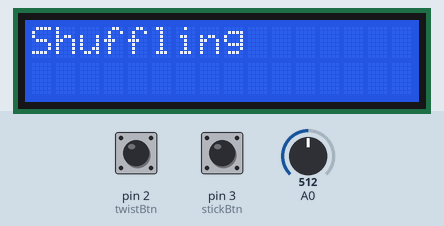
A sketch run on a simulated Arduino Uno, built with avr-gcc and run on an emulated ATmega328P. Shown: 16×2 character LCD. Inputs (shaded band) come from the test bench; at power-on: pin 2 (twistBtn) HIGH, pin 3 (stickBtn) HIGH, A0 = 512. Random numbers use the default seed unless the sketch sets one; what the sketch prints to the serial monitor is not drawn.

Above: at 10.7 s.
10.8 s: pin 2 (twistBtn) pulled LOW for 1 s
At 12.4 s:
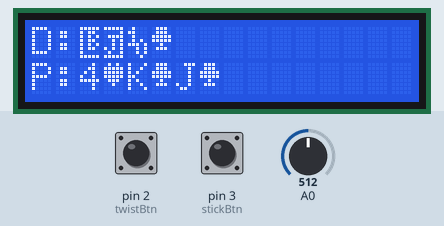
14.8 s: pin 2 (twistBtn) pulled LOW for 3.2 s
At 18.7 s:
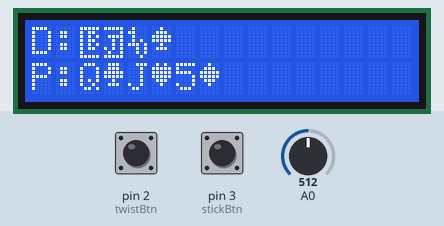
21.0 s: pin 2 (twistBtn) pulled LOW for 3.2 s
At 24.9 s:
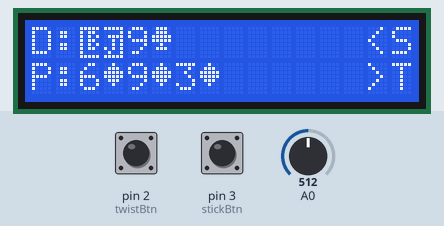
25.9 s: pin 3 (stickBtn) pulled LOW for 0.15 s
At 27.3 s:
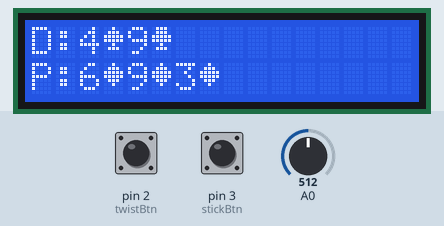
38.0 s: pin 3 (stickBtn) pulled LOW for 3.2 s
At 40.5 s:
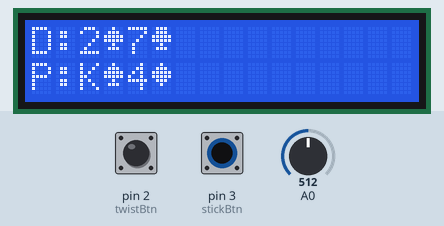
Timing chart, 0 to 42.0 s (numbered marks = the images above; inputs shaded):
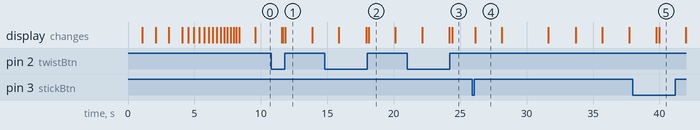

The sketch:

blackjack.ino
```cpp
/*

ARDUINO BLACKJACK
TASK REQUIREMENTS:

- On the player's turn, the player can keep his hand as it is (stand) or take more cards from the deck (hit), one at a time, until either the player judges that the hand is strong enough to go up against the dealer's hand and stands, or until it goes over 21, in which case the player immediately loses (busts).
- On the dealer's turn, the dealer takes more cards or stands depending on the value of the hand. Contrary to the player, though, the dealer's action is completely dictated by the rules. The dealer must take more cards if the value of the hand is lower than 17, otherwise the dealer will stand.

- Card values:
  Cards 2-10 are valued at the face value of the card.
  Face cards such as the King, Queen, and Jack are valued at 10 each.
  The Ace card, however, is a special card and which be valued either at 11 or 1.

- You need Arduino, LCD-display and some switches or push buttons to implement this game.
- You should see on the display yours and dealers hand, and Arduino should announce the winner.

Credit to LinhartR from the Arduino forums for the code this was based on (and modified for my needs): https://forum.arduino.cc/index.php?topic=182265.0

 */

#include <Arduino.h>
#include <LiquidCrystal.h>

LiquidCrystal lcd(7, 8, 9, 10, 11 , 12);
const byte lcdRowMax = 2;
const byte lcdColMax = 16;
const int twistBtn = 2;
const int stickBtn = 3;

// Create suit symbols character maps.
byte heart[8] = {
    B01010,
    B11111,
    B11111,
    B11111,
    B01110,
    B00100,
    B00000,
    B00000,
};
byte diamond[8] = {
    B00100,
    B01110,
    B11111,
    B11111,
    B01110,
    B00100,
    B00000,
    B00000,
};
byte spade[8] = {
    B00100,
    B01110,
    B11111,
    B11111,
    B00100,
    B01110,
    B00000,
    B00000,
};
byte club[8] = {
    B01110,
    B01110,
    B11111,
    B11111,
    B00100,
    B01110,
    B00000,
    B00000,
};
byte back1[8] = {
    B11111,
    B10110,
    B10101,
    B10110,
    B10101,
    B10110,
    B10000,
    B11111,
};
byte back2[8] = {
    B11111,
    B00001,
    B01111,
    B00101,
    B00101,
    B10101,
    B01001,
    B11111,
};
byte ten[8] = {
    B01000,
    B11000,
    B01000,
    B01010,
    B11101,
    B00101,
    B00101,
    B00010,
};

// Init Deck.
const byte cardIndexMax = 52;
const byte rankIndex = 0;
const byte suitIndex = 1;
byte deck[cardIndexMax][2];
byte cardIndex;

// Init Hand.
const byte handIndexMax = 6;
const byte dealerIndex = 0;
const byte playerIndex = 1;
byte hand[2][handIndexMax][2];
byte playerHandIndex;
byte dealerHandIndex;
boolean dealerHoleCard = true; // Hole Card display state.
byte handTotal[2][2];          // Need two totals per player for Ace duality.

// Setup.
void setup() {
  // Init serial for debugging.
  Serial.begin(9600);

  // Set the internal resistor to be used on the buttons
  pinMode(twistBtn,INPUT_PULLUP);
  pinMode(stickBtn,INPUT_PULLUP);

  // Init card characters.
  lcd.createChar(0, heart);
  lcd.createChar(1, diamond);
  lcd.createChar(2, spade);
  lcd.createChar(3, club);
  lcd.createChar(4, back1);
  lcd.createChar(5, back2);
  lcd.createChar(7, ten);

  // Set up the LCD's number of columns and rows.
  lcd.begin(lcdColMax, lcdRowMax);

  // Create deck.
  cardIndex = 0;
  for (byte suit = 0; suit <= 3; suit++) {
    for (byte rank = 1; rank <= 13; rank++) {
      deck[cardIndex][rankIndex] = rank;
      deck[cardIndex++][suitIndex] = suit;
    }
  }

  // Seed random number generator.
  unsigned long seed = 0, count = 32;
  while (--count) {
    seed = (seed << 1) | (analogRead(0) & 1);
  }
  randomSeed(seed);

  // Display splash.
  displaySplash();
}

// Main loop.
void loop() {
  // Start a new round.
  dealerHandIndex = 0;
  playerHandIndex = 0;
  dealerHoleCard = true;

  // Clear Hand Totals.
  handTotal[dealerIndex][0] = 0;
  handTotal[dealerIndex][1] = 0;
  handTotal[playerIndex][0] = 0;
  handTotal[playerIndex][1] = 0;

  // Deal initial hand.
  dealCard(playerIndex, playerHandIndex++);
  dealCard(dealerIndex, dealerHandIndex++);
  dealCard(playerIndex, playerHandIndex++);
  dealCard(dealerIndex, dealerHandIndex++);
  displayHands();

  // Dealer Blackjack?
  if (handTotal[dealerIndex][1] == 21) {
    // Yes, Display hole card.
    displayHoleCard(true);

    // Give player the bad news.
    lcd.clear();
    lcd.print("Dealer Blackjack!");

    // Player Blackjack?
    lcd.setCursor(0, 1);
    if (handTotal[playerIndex][1] == 21) {
      // Yes, Push.
      lcd.print("You Push!");
    }
    else {
      // No, Loser.
      lcd.print("You Lose.");
    }
  }

  // Player Blackjack?
  else if (handTotal[playerIndex][1] == 21) {
    // Yes, Show hole card.
    displayHoleCard(true);

    // Give player the good news.
    lcd.clear();
    lcd.print("Player Blackjack!");
    lcd.setCursor(0, 1);
    lcd.print("You Win!");
  }

  // Play it out.
  else {
    // Keep going until players reaches card limit, 21, busts or stays.
    int stick = 0;
    while (playerHandIndex < handIndexMax && handTotal[playerIndex][0] < 21 && !stick) {
      lcd.setCursor(14, 0);
      lcd.print("<S");
      lcd.setCursor(14, 1);
      lcd.print(">T");

      // User presses twist
      if (digitalRead(twistBtn) == LOW) {
        // Prevent further presses
        delay(200);
        // Hit player.
        dealCard(playerIndex, playerHandIndex++);
        displayHands();
      } else if (digitalRead(stickBtn) == LOW) {
        // Prevent further presses
        delay(200);
        // Move on
        stick = 1;
      } else {
        Serial.println("Neither buttons are pressed");
      }
    }

    // Player busted?
    if (handTotal[playerIndex][0] > 21) {
      // Yes, Give player the bad news.
      displayHoleCard(true);
      lcd.clear();
      lcd.print("Busted!");
      lcd.setCursor(0, 1);
      lcd.print("You lose!");
    }
    else {
      // Play out dealer's hand.
      displayHoleCard(false);

      // Dealer must stand on all 17's.
      while (dealerHandIndex < handIndexMax && handTotal[dealerIndex][0] < 17 && handTotal[dealerIndex][1] < 17) {
        // Hit dealer.
        dealCard(dealerIndex, dealerHandIndex++);
        displayHands();
        delay(2500);
      }
      delay(1000);

      // Get player total.
      int playerTotal;
      if (handTotal[playerIndex][1] > 21) {
        playerTotal = handTotal[playerIndex][0];
      }
      else {
        playerTotal = handTotal[playerIndex][1];
      }

      // Get dealer total.
      int dealerTotal;
      if (handTotal[dealerIndex][1] > 21) {
        dealerTotal = handTotal[dealerIndex][0];
      }
      else {
        dealerTotal = handTotal[dealerIndex][1];
      }

      // Dealer busted?
      if (dealerTotal > 21) {
        // Yes, Give player the good news.
        lcd.clear();
        lcd.print("Dealer Busts!");
        lcd.setCursor(0, 1);
        lcd.print("You Win!");
      }

      // Push?
      else if (dealerTotal == playerTotal) {
        // Yes, Give player the news.
        lcd.clear();
        lcd.print("You Push!");
      }

      // Highest hand?
      else {
        if (dealerTotal > playerTotal) {
          // Dealer wins.
          lcd.clear();
          lcd.print("Dealer Wins!");
        }
        else {
          // Player wins.
          lcd.clear();
          lcd.print("You Win!");
        }
      }
    }
  }
  delay(2000);
}

// Deal a card.
void dealCard(byte player, byte card) {
  // Any cards left?
  if (cardIndex >= cardIndexMax) {
    // No, Shuffle the deck.
    lcd.clear();
    lcd.print("Shuffling");
    byte cardTemp[2];
    for (byte cardShuffle = 0; cardShuffle < cardIndexMax; cardShuffle++) {
      byte cardRandom = random(0, 51);
      cardTemp[rankIndex] = deck[cardShuffle][rankIndex];
      cardTemp[suitIndex] = deck[cardShuffle][suitIndex];
      deck[cardShuffle][rankIndex] = deck[cardRandom][rankIndex];
      deck[cardShuffle][suitIndex] = deck[cardRandom][suitIndex];
      deck[cardRandom][rankIndex] = cardTemp[rankIndex];
      deck[cardRandom][suitIndex] = cardTemp[suitIndex];
    }
    cardIndex = 0;
    delay(2000);
    displayHands();
  }

  // Deal card.
  hand[player][card][rankIndex] = deck[cardIndex][rankIndex];
  hand[player][card][suitIndex] = deck[cardIndex++][suitIndex];

  // Update hand totals.
  handTotal[player][0] += min(hand[player][card][rankIndex], 10);
  handTotal[player][1] = handTotal[player][0];
  for (byte cardCount = 0; cardCount <= card; cardCount++) {
    // Found an Ace?
    if (hand[player][cardCount][rankIndex] == 1) {
      // Yes
      handTotal[player][1] += 10;
      // Only count one Ace.
      cardCount = card + 1;
    }
  }
  Serial.println("Player #" + String(player) + "\tCard #" + String(card) + "\tCard: " + String(hand[player][card][rankIndex]) + "-" + String(hand[player][card][suitIndex]));
}

// Display hands.
void displayHands() {
  // Display dealer's hand.
  lcd.clear();
  lcd.print("D:");
  displayHand(dealerIndex, dealerHandIndex);

  // Display player's hand.
  lcd.setCursor(0, 1);
  lcd.print("P:");
  displayHand(playerIndex, playerHandIndex);
}

// Display hand.
void displayHand(byte displayHandIndex, byte displayHandIndexMax) {
  // Display cards.
  for (byte card = 0; card < displayHandIndexMax; card++) {
    // Dealer Hole Card?
    if (displayHandIndex == dealerIndex && card == 0 && dealerHoleCard) {
      // Display card back.
      lcd.write((uint8_t)4);
      lcd.write((uint8_t)5);
    }
    else {
      // Display card rank.
      switch (hand[displayHandIndex][card][rankIndex]) {
      case 1:
        lcd.print("A");
        break;
      case 10:
        lcd.write((uint8_t)7);
        break;
      case 11:
        lcd.print("J");
        break;
      case 12:
        lcd.print("Q");
        break;
      case 13:
        lcd.print("K");
        break;
      default:
        lcd.print(hand[displayHandIndex][card][rankIndex]);
      }
      // Display card suit.
      lcd.write((uint8_t)hand[displayHandIndex][card][suitIndex]);
    }
  }
}

// Display Hole Card
void displayHoleCard(boolean pause) {
  delay(2000 * pause);
  dealerHoleCard = false;
  displayHands();
  delay(2000);
}

// Clear LCD single row.
// Leaves cursor at the beginning of the cleared row.
void lcdClearRow(byte row) {
  if (row >= 0 && row < lcdRowMax) {
    lcd.setCursor(0, row);
    for (int x = 0; x < lcdColMax; x++) {
      lcd.print(" ");
    }
    lcd.setCursor(0, row);
  }
}

// Display splash.
void displaySplash() {
  lcd.clear();
  lcd.setCursor(3, 1);
  lcd.write((uint8_t)4);
  lcd.write((uint8_t)5);
  delay(1000);
  lcd.setCursor(7, 1);
  lcd.write((uint8_t)4);
  lcd.write((uint8_t)5);
  delay(1000);
  lcd.setCursor(3, 1);
  lcd.print("J");
  lcd.write((uint8_t)1);
  delay(1000);
  lcd.setCursor(7, 1);
  lcd.print("A");
  lcd.write((uint8_t)2);
  delay(1000);
  lcd.setCursor(0, 0);
  lcd.print("Blackjack!");

  // Logarithmic blink. (Pretty fancy huh?)
  for (byte x = 15; x < 30; x++) {
    if (x % 2) {
      lcd.display();
    }
    else {
      lcd.noDisplay();
    }
    delay(pow(31 - x, 2) + 200);
  }
  delay(1000);
}
```

Measured:
- after the input at 25.9 s, the display: changes after 0.23 s (image 4)
- what the display in image 1 shows lasts 2.0 s, from 11.9 s to 13.9 s
